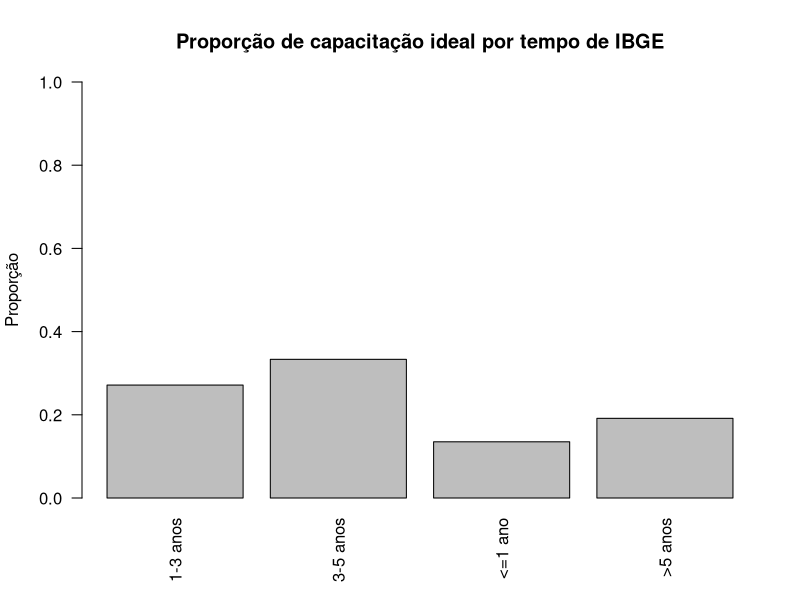

Recreate this plot in R.
## ---- chunk 1
set.seed(321)
library(dplyr)

n <- 300

entrevistadores <- tibble(
  id              = 1:n,
  tempo_ibge      = sample(c("<=1 ano", "1-3 anos", "3-5 anos", ">5 anos"),
                           size = n, replace = TRUE,
                           prob = c(0.20, 0.50, 0.15, 0.15)),
  tempo_pnad      = sample(c("<=6 meses", "6m-3 anos", "3-5 anos", ">5 anos"),
                           size = n, replace = TRUE,
                           prob = c(0.13, 0.65, 0.12, 0.10)),
  leu_manual      = rbinom(n, 1, 0.9),   # 1 = leu integralmente, 0 = não
  treinamento_comp= rbinom(n, 1, 0.8),   # recebeu treinamento completo
  considera_satisf= rbinom(n, 1, 0.9),   # considera treinamento satisfatório
  assistiu_exp    = rbinom(n, 1, 0.6),
  acompanhado_1   = rbinom(n, 1, 0.6)
) |>
  mutate(
    capac_ideal = if_else(
      leu_manual == 1 &
      treinamento_comp == 1 &
      considera_satisf == 1 &
      assistiu_exp == 1 &
      acompanhado_1 == 1,
      1L, 0L
    )
  )

dplyr::glimpse(entrevistadores)
## ---- chunk 2
prop_capac_ideal <- mean(entrevistadores$capac_ideal)
prop_capac_ideal

# IC aproximado usando normal
n <- nrow(entrevistadores)
se <- sqrt(prop_capac_ideal * (1 - prop_capac_ideal) / n)
ic_inf <- prop_capac_ideal - 1.96 * se
ic_sup <- prop_capac_ideal + 1.96 * se
c(ic_inf, ic_sup)
## ---- chunk 3
tab <- entrevistadores |>
  group_by(tempo_ibge) |>
  summarise(
    n = n(),
    prop_capac_ideal = mean(capac_ideal)
  )

tab

barplot(tab$prop_capac_ideal,
        names.arg = tab$tempo_ibge,
        las = 2,
        main = "Proporção de capacitação ideal por tempo de IBGE",
        ylab = "Proporção",
        ylim = c(0, 1))
## ---- chunk 4
set.seed(456)
library(dplyr)

m <- 200

atualizadores <- tibble(
  id              = 1:m,
  tempo_ibge      = sample(c("<=1 ano", "1-3 anos", "3-5 anos", ">5 anos"),
                           size = m, replace = TRUE,
                           prob = c(0.15, 0.50, 0.10, 0.25)),
  tempo_cnefe     = sample(c("<=6 meses", "6m-3 anos", "3-5 anos", ">5 anos"),
                           size = m, replace = TRUE,
                           prob = c(0.11, 0.69, 0.13, 0.07)),
  leu_manual      = rbinom(m, 1, 0.9),
  treinamento     = rbinom(m, 1, 0.8),
  considera_satisf= rbinom(m, 1, 0.92),
  assistiu_exp    = rbinom(m, 1, 0.5),
  acompanhado_1   = rbinom(m, 1, 0.5),
  usa_prisma      = rbinom(m, 1, 0.4),
  usa_google_earth= rbinom(m, 1, 0.7)
) |>
  mutate(
    capac_ideal = if_else(
      leu_manual == 1 &
      treinamento == 1 &
      considera_satisf == 1 &
      assistiu_exp == 1 &
      acompanhado_1 == 1,
      1L, 0L
    )
  )

dplyr::glimpse(atualizadores)
## ---- chunk 5
prop_pnad  <- mean(entrevistadores$capac_ideal)
prop_cnefe <- mean(atualizadores$capac_ideal)

tibble(
  pesquisa = c("PNAD Contínua", "CNEFE"),
  prop_capac_ideal = c(prop_pnad, prop_cnefe)
)
## ---- chunk 6
set.seed(789)

atualizadores <- atualizadores |>
  mutate(
    interesse_prisma = if_else(
      usa_prisma == 1,
      rbinom(n(), 1, 0.3),   # quem já usa, menos interesse em treinamento
      rbinom(n(), 1, 0.7)    # quem não usa, mais interesse
    )
  )

prop_usa <- mean(atualizadores$usa_prisma)
prop_usa

# Proporção de interesse por grupo
atualizadores |>
  group_by(usa_prisma) |>
  summarise(prop_interesse = mean(interesse_prisma))
